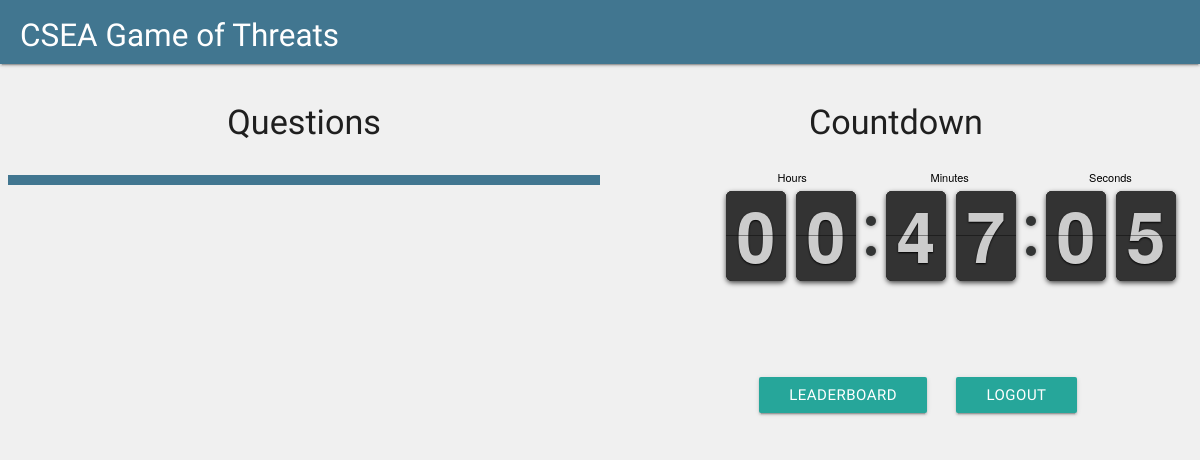
The page /contest/ (signed in) on the database as committed earlier.
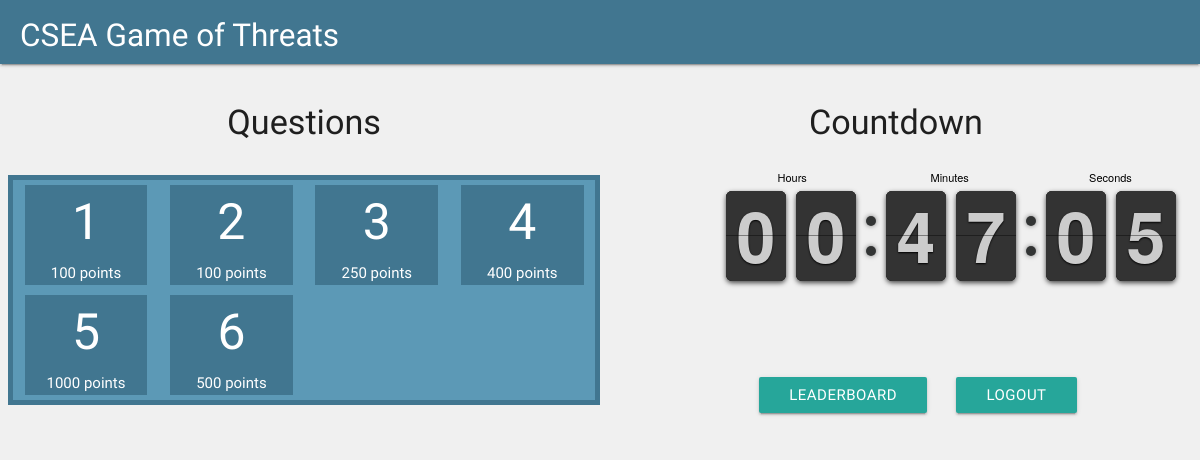
The same page on the database as committed later.
### contest/models.py (models this page shows)
class Question(models.Model):
	question = models.TextField(null = False)
	answer = models.CharField(max_length = 100, null = False)
	points = models.IntegerField(null = False)

### contest/views.py (the view)
def main(request):
	if request.user.is_authenticated:
		template = loader.get_template('main.html')
		context = {'questions' : Question.objects.all()}
		return HttpResponse(template.render(context, request))
	else:
		return redirect('/contest/login')

### contest/templates/main.html (shortened to what this page needs)
{% extends "base.html" %}
{% load static %}
{% block content %}
<br>
<div class="row">
	<div class="col s12 m6 l6">
		<div class="row center">
			<h4>Questions</h4>
		</div>
		<div class="row" style="border: 5px solid rgb(65, 118, 144); background: rgb(92, 153, 182);">
			{% for question in questions %}
				<div class="col s3 l3 m3" style="margin-top: 5px; margin-bottom: 5px;">
					<a href="/contest/question/{{ question.id }}">
						<div style="height: 100px; background: rgb(65, 118, 144); display: flex; flex-direction: column; color: white;">
							<div style="display: block; height: 100px; font-size: 50px; text-align: center;">{{ forloop.counter }}
							</div>
							<div style="display: block; padding: 2px; text-align: center;">{{ question.points }} points
							</div>
						</div>
					</a>
				</div>
			{% endfor %}
		</div>
	</div>
	<div class="col s12 m6 l6">
		<div class="row center">
			<h4>Countdown</h4>
		</div>
		<div class="row">
			<div class="col s10 m10 l10 offset-s2 offset-m2 offset-l2">
				<div id="clock"></div>
			</div>
		</div>
		<div class="row" style="margin-top: 80px">
			<div class="col s4 m4 l14 offset-s3 offset-m3 offset-l3">
				<a href="/contest/leaderboard/" class="btn">Leaderboard</a>
			</div>
			<div class="col s4 m4 l14">
				<a href="/contest/logout/" class="btn">Logout</a>
			</div>
		</div>
	</div>
</div>
<link rel="stylesheet" href="{% static 'css/flipclock.css' %}" />
{% endblock %}

### contest/templates/base.html (shortened to what this page needs)
{% load static %}
<!DOCTYPE html>
<html lang="en">
	<head>
		<link rel="stylesheet" href="{% static 'css/materialize.min.css' %}" />
		<link rel="stylesheet" href="{% static 'css/style.css' %}" />
	</head>
	<body>
		<header id="header" class="page-topbar">
			<div class="navbar-fixed">
				<nav style="background: rgb(65, 118, 144);">
					<ul class="left">
						<li><h1 class="logo-wrapper"><span class="brand-logo darken-1">CSEA Game of Threats</span></h1></li>
					</ul>
				</nav>
			</div>
		</header>
		<section>
			<div class="container">
				{% block content %}{% endblock %}
			</div>
		</section>
	</body>
</html>

### static/css/style.css (style rules this page uses)
body { background-color: #fcfcfc; }
.container { padding: 0 0.5rem; margin: 0 auto; max-width: 100% !important; width: 98%; }
@media only screen and (min-width: 601px) { .container { width: 98%; } }
@media only screen and (min-width: 993px) { .container { width: 98%; } }
h1.logo-wrapper { margin: 0px 0px; }
header .brand-logo { margin: 1px 0px; padding: 0 20px; }

### static/css/flipclock.css (style rules this page uses)
.flip-clock-wrapper { font: normal 11px "Helvetica Neue", Helvetica, sans-serif; -webkit-user-select: none; }
.flip-clock-wrapper { text-align: center; position: relative; width: 100%; margin: 1em; }
.flip-clock-wrapper:before, .flip-clock-wrapper:after { content: " "; display: table; }
.flip-clock-wrapper:after { clear: both; }

### contest/templates/base.html (style rules this page uses)
body { background: rgb(240, 240, 240); }

Rows that differ between the two databases and show on the page:
added Question: points "100"
added Question: points "100"
added Question: points "250"
added Question: points "400"
added Question: points "1000"
added Question: points "500"
